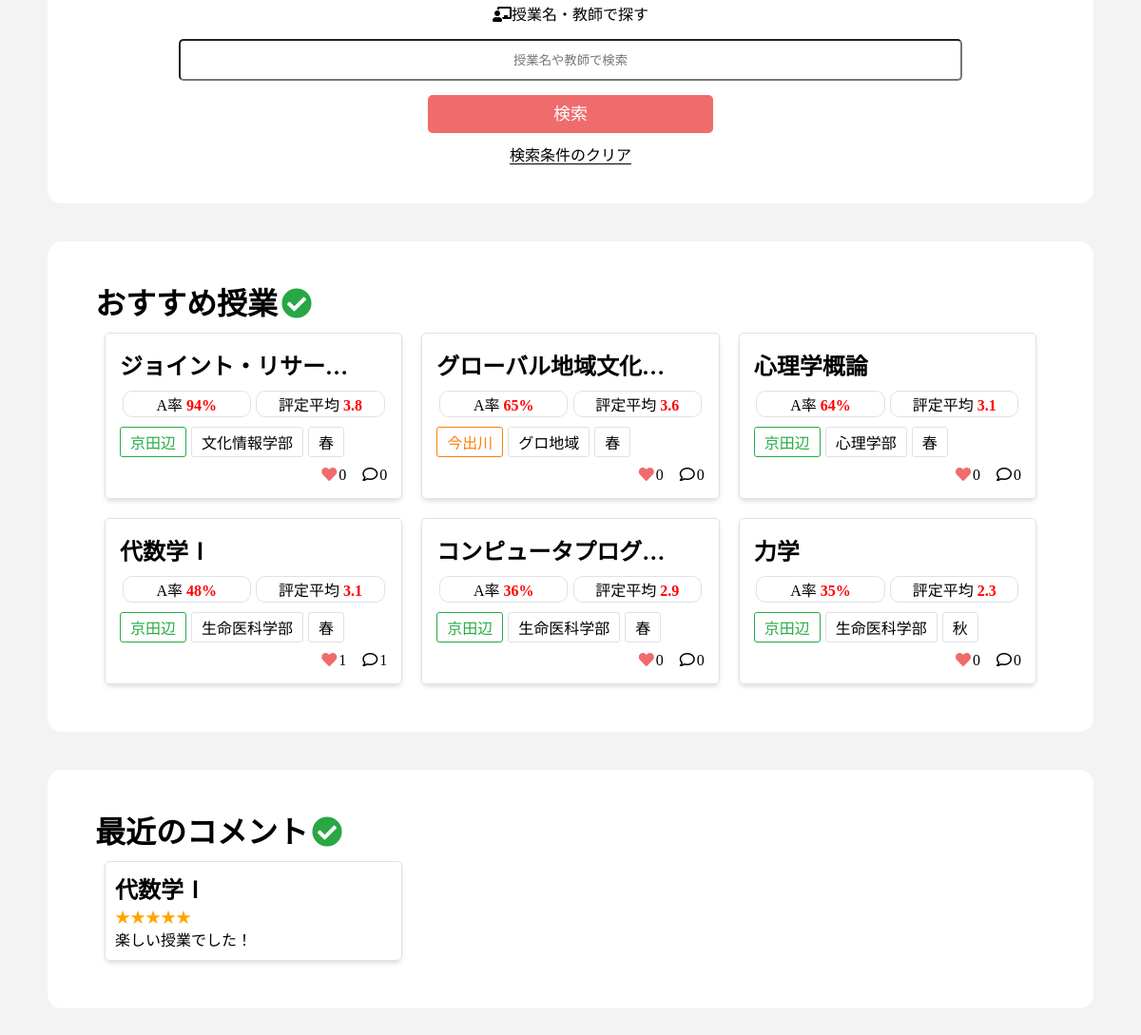
The app's page / (lower part), older data.
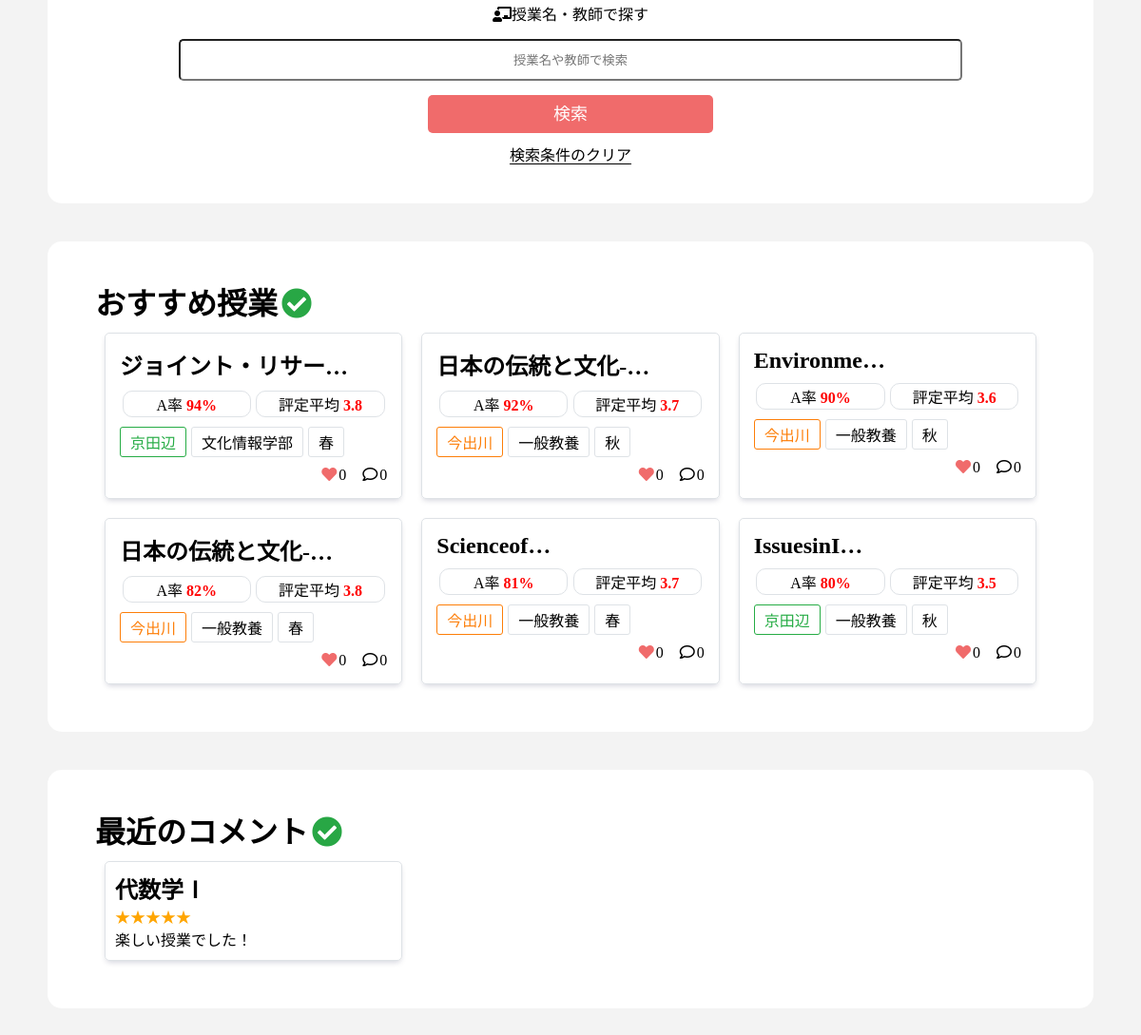
The same page, newer data.
### dclass_application/models.py (models this page shows, shortened)
class Classes(models.Model):
    class_name = models.CharField(max_length=100)
    a_ratio = models.FloatField(default=0.0)
    b_ratio = models.FloatField(default=0.0)
    c_ratio = models.FloatField(default=0.0)
    d_ratio = models.FloatField(default=0.0)
    f_ratio = models.FloatField(default=0.0)
    o_ratio = models.FloatField(default=0.0)
    average_evaluation = models.FloatField(default=0.0)
    two_ago_a_ratio = models.FloatField(default=0.0)
    three_ago_a_ratio = models.FloatField(default=0.0)
    term = models.CharField(max_length=100)
    year = models.IntegerField(default=2021)
    place = models.CharField(max_length=100)
    class_form = models.CharField(max_length=100)
    day = models.CharField(max_length=100)
    time = models.CharField(max_length=100)
    favorite = models.IntegerField(default=0)
    textbook = models.CharField(max_length=100) #文字列でリスト代用
    code = models.CharField(max_length=100)
    faculty = models.CharField(max_length=100)
    teacher = models.CharField(max_length=100) #文字列でリストを代用
    syllabus_link = models.CharField(max_length=100)
    test_ratio = models.IntegerField(default=0)
    report_ratio = models.IntegerField(default=0)
    participation_ratio = models.IntegerField(default=0)
    comment_num = models.IntegerField(default=0)
    num_student = models.IntegerField(default=0)
    credit = models.IntegerField(default=0)
    def get_short_faculty(self):
        if self.faculty == 'グローバル・コミュニケーション学部': return 'グロコミ'
        if self.faculty == 'グローバル地域文化学部': return 'グロ地域'
        return self.faculty
    def get_modified_a_ratio(self):
        if self.a_ratio == -1: return '不明'
        return str(int(self.a_ratio))+'%'
    def get_modified_average_evaluation(self):
        if self.average_evaluation == -1.0: return '不明'
        return self.average_evaluation

class Comment(models.Model):
    text = models.TextField()
    cl = models.ForeignKey(Classes, on_delete=models.CASCADE)
    user = models.ForeignKey('accounts.CustomUser', on_delete=models.DO_NOTHING)
    star = models.IntegerField(default=0)
    created_at = models.DateTimeField(default=timezone.now)
    def get_star(self):
        return '★' * self.star
    def get_left_star(self):
        return '★' * (5 - self.star)

### dclass_application/views.py (the view)
# urls.py: path('', IndexView.as_view(), name = 'index'),
class IndexView(TemplateView):
    class_model = Classes
    comment_model = Comment
    RECOMMEND_CNT = 6
    RECENT_COMMENT = 6
    def get(self, request):
        params = {
            'form': ClassSeachForm,
            'recommend_data': self.class_model.objects.all().order_by('a_ratio').reverse()[:self.RECOMMEND_CNT],
            'recent_comments': self.comment_model.objects.all().order_by('created_at').reverse()[:self.RECOMMEND_CNT],
        }
        return render(request, 'index.html', params)

### dclass_application/templates/index.html (shortened to what this page needs)
{% extends 'base.html' %}
{% load static %}
{% block css %}
    <link rel="stylesheet" href="{% static 'css/index.css' %}">
    <link rel="stylesheet" href="{% static 'css/_class_list.css' %}">
{% endblock css %}
{% block main %}
    <div class="wrapper">
            <form action="{% url 'result' %}" method = "post" class="search_form">
                <div class="search_with_keyword">
                    <p class="how_to_search"><i class="fas fa-chalkboard-teacher fa-fw"></i>授業名・教師で探す</p>
                    <div>
                        {{ form.keyword }}
                    </div>
                    <div class="center">
                        <input type="submit" value="検索", class="btn search_btn">
                    </div>
                </div>
            </form>
            <div class="center reset_condition">
                <a href={% url 'index' %}>検索条件のクリア</a>
            </div>
    </div>
    <div class="wrapper">
        <h1>おすすめ授業<i class="fas fa-check-circle fa-fw my-green"></i></h1>
        <div class="class_w">
            {% for cl in recommend_data %}
                {% include "_class_list.html" %}
            {% empty %}
                <p>おすすめの授業はありません</p>
            {% endfor %}
        </div>
    </div>
    <div class="wrapper">
        <h1>最近のコメント<i class="fas fa-check-circle fa-fw my-green"></i></h1>
        <div class="comment_w">
            {% for comment in recent_comments %}
                {% include "_comment_list.html" %}
            {% empty %}
                <p>コメントがありません</p>
            {% endfor %}
        </div>
    </div>
{% endblock main %}

### dclass_application/templates/_class_list.html
<div class="class_result">
    <a href="{% url 'class' cl.id %}">
        <div class="class_result_content">
            <ul>
                <li class="class_result_title">
                    <h2>{{ cl.class_name | truncatechars:10 }}</h2>
                </li>
                <li>
                    <p class="class_a_average_evaluation">A率 <span class="score">{{cl.get_modified_a_ratio}}</span></p>
                    <p class="class_a_average_evaluation">評定平均 <span class="score">{{cl.get_modified_average_evaluation}}</span></p>
                </li>
                <li>
                    {% if cl.place == "今出川" %}
                        <p class="tag imadegawa_tag">{{ cl.place }}</p>
                    {% else %}
                        <p class="tag kyoutanabe_tag">{{ cl.place }}</p>
                    {% endif %}
                    <p class="tag faculty_tag">{{ cl.get_short_faculty }}</p>
                    <p class="tag">{{ cl.term }}</p>
                </li>
                <li>
                    <p><i class="fas fa-heart fa-fw my-pink"></i>{{ cl.favorite }}</p>
                    <p><i class="far fa-comment fa-fw"></i>{{cl.comment_num}}</p>
                </li>
            </ul>
        </div>
    </a>
</div>

### dclass_application/templates/_comment_list.html (shortened to what this page needs)
<div class="comment_result">
    <a href="{% url 'class' comment.cl.id %}">
        <div class="comment_result_content">
            <h2>
            {{comment.cl.class_name | truncatechars:10}}
            </h2>
            <span class="star">{{comment.get_star}}</span>
            <p>{{comment.text | truncatechars:40}}</p>
        </div>
    </a>
</div>

Row changes from the older to the newer data that the page shows:
no longer on this page (row unchanged): Classes: class_name "グローバル地域文化…", get_modified_a_ratio "65%", get_modified_average_evaluation "3.6", place "今出川", get_short_faculty "グロ地域", term "春", favorite "0", comment_num "0"
no longer on this page (row unchanged): Classes: class_name "心理学概論", get_modified_a_ratio "64%", get_modified_average_evaluation "3.1", place "京田辺", get_short_faculty "心理学部", term "春", favorite "0", comment_num "0"
no longer on this page (row unchanged): Classes: class_name "代数学Ⅰ", get_modified_a_ratio "48%", get_modified_average_evaluation "3.1", place "京田辺", get_short_faculty "生命医科学部", term "春", favorite "1", comment_num "1"
no longer on this page (row unchanged): Classes: class_name "コンピュータプログ…", get_modified_a_ratio "36%", get_modified_average_evaluation "2.9", place "京田辺", get_short_faculty "生命医科学部", term "春", favorite "0", comment_num "0"
no longer on this page (row unchanged): Classes: class_name "力学", get_modified_a_ratio "35%", get_modified_average_evaluation "2.3", place "京田辺", get_short_faculty "生命医科学部", term "秋", favorite "0", comment_num "0"
added Classes: class_name "日本の伝統と文化-…", get_modified_a_ratio "92%", get_modified_average_evaluation "3.7", place "今出川", get_short_faculty "一般教養", term "秋", favorite "0", comment_num "0"
added Classes: class_name "Environme…", get_modified_a_ratio "90%", get_modified_average_evaluation "3.6", place "今出川", get_short_faculty "一般教養", term "秋", favorite "0", comment_num "0"
added Classes: class_name "日本の伝統と文化-…", get_modified_a_ratio "82%", get_modified_average_evaluation "3.8", place "今出川", get_short_faculty "一般教養", term "春", favorite "0", comment_num "0"
added Classes: class_name "Scienceof…", get_modified_a_ratio "81%", get_modified_average_evaluation "3.7", place "今出川", get_short_faculty "一般教養", term "春", favorite "0", comment_num "0"
added Classes: class_name "IssuesinI…", get_modified_a_ratio "80%", get_modified_average_evaluation "3.5", place "京田辺", get_short_faculty "一般教養", term "秋", favorite "0", comment_num "0"
